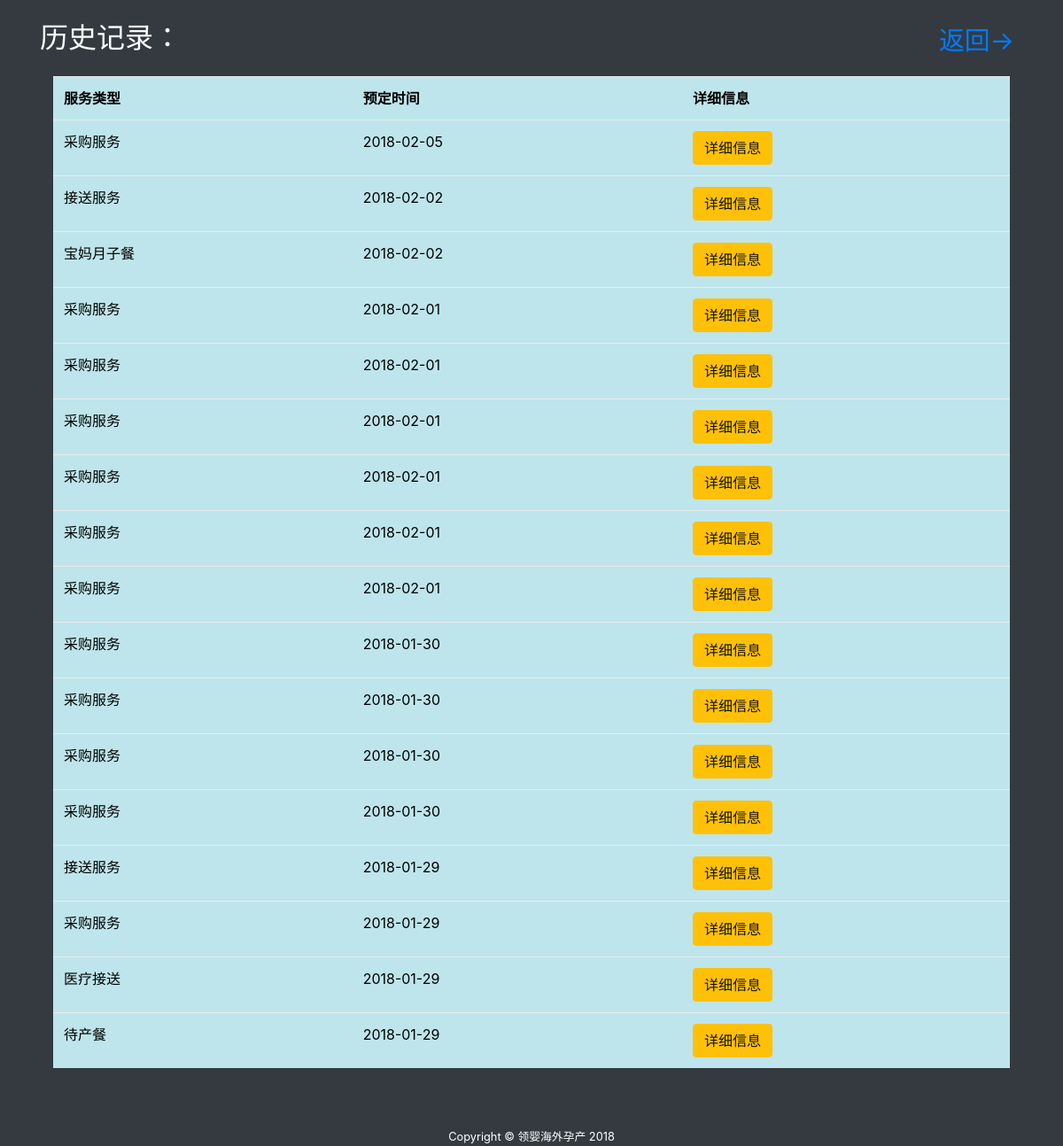
The page /history.php (signed in) on the database its author committed.
### tables this page shows
CREATE TABLE `history` (
  `hid` int(10) NOT NULL,
  `token` varchar(10) NOT NULL,
  `serviceType` varchar(10) NOT NULL,
  `user_id` varchar(10) NOT NULL,
  `time` date NOT NULL,
  `activate` int(2) NOT NULL
);

### model/history.func.php (the view, shortened to what this page needs)
<?php if(!defined('In_System')) exit("Access Denied");
class History{
    public function historyListing(){
        global $mysqli;
        $user_id =  $_COOKIE['uid'];
        $histories_query="SELECT * FROM history WHERE user_id = '$user_id' ORDER BY hid DESC LIMIT 20";
        $result = mysqli_fetch_all($mysqli->query($histories_query), MYSQLI_ASSOC);
		if(sizeof($result) > 0){
            echo "
            <table class=\"table table-hover table-info\">
                <tr>
                    <th>服务类型</th>
                    <th>预定时间</th>
                    <th>详细信息</th>
                </tr>
            ";
            foreach($result as $history){
                echo sprintf("
                    <tr>
                    <td>%s</td>
                    <td>%s</td>
                    <td><a href=\"./history-Detail.php?type=%s&token=%s\" class=\"btn btn-warning\" style=\"cursor:pointer;\">详细信息</a></td>
                    </tr>
                ", $history['serviceType'], $history['time'], $history['serviceType'], $history['token']     );
            }
            echo "
                </table>
             ";
		}
    }
}
?>

### css/sb-admin.css (style rules this page uses)
html { position: relative; min-height: 100%; }
body { overflow-x: hidden; }

### rows shown on the page
history: serviceType "采购服务", time "2018-02-05"
history: serviceType "接送服务", time "2018-02-02"
history: serviceType "宝妈月子餐", time "2018-02-02"
history: serviceType "采购服务", time "2018-02-01"
history: serviceType "采购服务", time "2018-02-01"
history: serviceType "采购服务", time "2018-02-01"
history: serviceType "采购服务", time "2018-02-01"
history: serviceType "采购服务", time "2018-02-01"
history: serviceType "采购服务", time "2018-02-01"
history: serviceType "采购服务", time "2018-01-30"
history: serviceType "采购服务", time "2018-01-30"
history: serviceType "采购服务", time "2018-01-30"
history: serviceType "采购服务", time "2018-01-30"
history: serviceType "接送服务", time "2018-01-29"
history: serviceType "采购服务", time "2018-01-29"
history: serviceType "医疗接送", time "2018-01-29"
history: serviceType "待产餐", time "2018-01-29"
